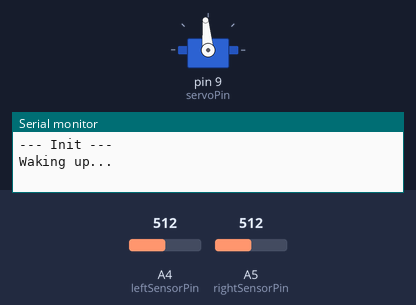
Recording of a sketch running on a simulated Arduino Uno, built with avr-gcc and run on an emulated ATmega328P. On the bench: servo, the last lines printed to the serial monitor. The test bench sets the inputs (shaded band); at power-on: A4 (leftSensorPin) = 512, A5 (rightSensorPin) = 512.

Above: at 1.75 s.
1.8 s: A4 (leftSensorPin) set to 554
At 2.47 s:
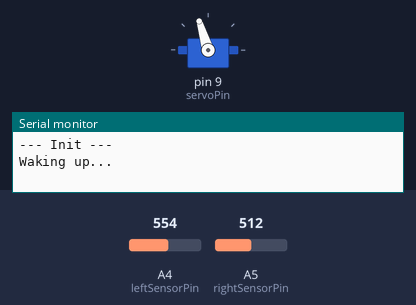
4.8 s: A4 (leftSensorPin) set to 582
At 4.8 s:
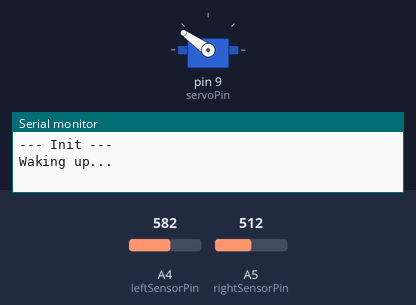
6.5 s: A5 (rightSensorPin) set to 552
9.2 s: A5 (rightSensorPin) set to 579
At 11.88 s:
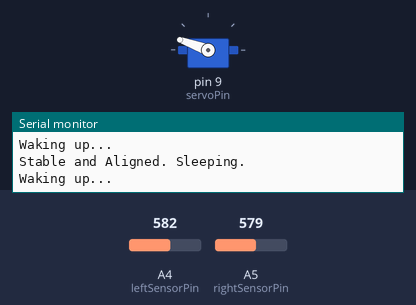
12.2 s: A5 (rightSensorPin) set to 456
13.7 s: A5 (rightSensorPin) set to 424
Timing chart, 0 to 16.2 s (numbered marks = the images above; inputs shaded):
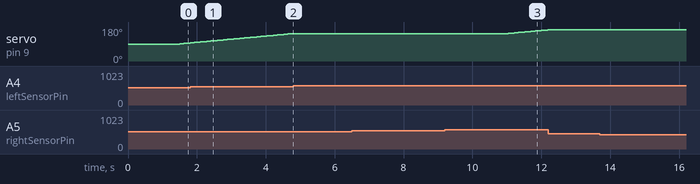

The sketch:

code.ino
```cpp
#include <Servo.h>

// --- Configuration ---
const int servoPin = 9;
const int leftSensorPin = A4;
const int rightSensorPin = A5;

// --- Settings ---
const int servoMin = 10;
const int servoMax = 170;
const int stepDelay = 50;     // Give servo 50ms to physically move 1 degree
const int tolerance = 40;     // Sensitivity
const int wakeThreshold = 50;

// --- Variables ---
Servo solarServo;
int currentAngle = 90;
int parkedTotalBrightness = 0;
bool isSleeping = true;

// Stability Timer: How long must we be aligned before sleeping?
int alignedCounter = 0;
const int alignedThreshold = 20; // Needs ~1 second (20 * 50ms) of stable light to sleep

void setup() {
  Serial.begin(9600);
  solarServo.attach(servoPin);
  pinMode(leftSensorPin, INPUT);
  pinMode(rightSensorPin, INPUT);

  Serial.println("--- Init ---");

  // Set initial position
  solarServo.write(currentAngle);
  delay(500);

  // Take initial reading for sleep baseline
  parkedTotalBrightness = analogRead(leftSensorPin) + analogRead(rightSensorPin);
}

void loop() {
  // 1. Read Sensors
  int leftVal = analogRead(leftSensorPin) - 100; // Your calibration
  int rightVal = analogRead(rightSensorPin);
  int currentTotal = leftVal + rightVal;
  int diff = leftVal - rightVal;

  // --- LOGIC ---

  if (isSleeping) {
    // --- SLEEP MODE ---
    // Check if light changed significantly
    if (abs(currentTotal - parkedTotalBrightness) > wakeThreshold) {
      Serial.println("Waking up...");
      isSleeping = false;
      alignedCounter = 0; // Reset stability counter
    }
    // Sleep Check Rate (Slow)
    delay(1000);

  } else {
    // --- ACTIVE TRACKING (Step-by-Step) ---

    // Are we aligned?
    if (abs(diff) <= tolerance) {
      // Yes, we are aligned. But don't sleep yet!
      // Wait to be sure it's stable.
      alignedCounter++;

      if (alignedCounter > alignedThreshold) {
        Serial.println("Stable and Aligned. Sleeping.");
        parkedTotalBrightness = currentTotal;
        isSleeping = true;
      }
    }
    else {
      // No, we are NOT aligned. Move ONE step only.
      alignedCounter = 0; // Reset stability because we are moving

      if (leftVal > rightVal) {
        currentAngle--;
      } else {
        currentAngle++;
      }

      // Safety Limits
      currentAngle = constrain(currentAngle, servoMin, servoMax);

      // Mechanical Limit Check
      if (currentAngle == servoMin || currentAngle == servoMax) {
        Serial.println("Hit mechanical limit. Sleeping.");
        parkedTotalBrightness = currentTotal;
        isSleeping = true;
      }

      // MOVE THE SERVO
      solarServo.write(currentAngle);

      // CRITICAL: Wait for the servo to physically reach the new spot
      // Before we loop again to read sensors.
      delay(stepDelay);
    }

    // Slight delay for loop stability
    delay(10);
  }
}
```

Measured:
- the behaviour switches between 571 and 572 on A4 (leftSensorPin) (found by bisection; images 1 and 2)
- the behaviour switches between 562 and 563 on A5 (rightSensorPin) (found by bisection; images 2 and 3)
- after the input at 4.8 s, servo on pin 9 (servoPin): stays 145° (without the input it goes to 146° after 0.02 s)
- after the input at 6.5 s, every drawn part: stays the same
- after the input at 9.2 s, servo on pin 9 (servoPin): moves from 145° to 165° over 1.1 s, starting after 1.8 s
- after the input at 12.2 s, servo on pin 9 (servoPin): stays 165° (without the input it goes to 166° after 0.04 s)
- after the input at 13.7 s, every drawn part: stays the same
